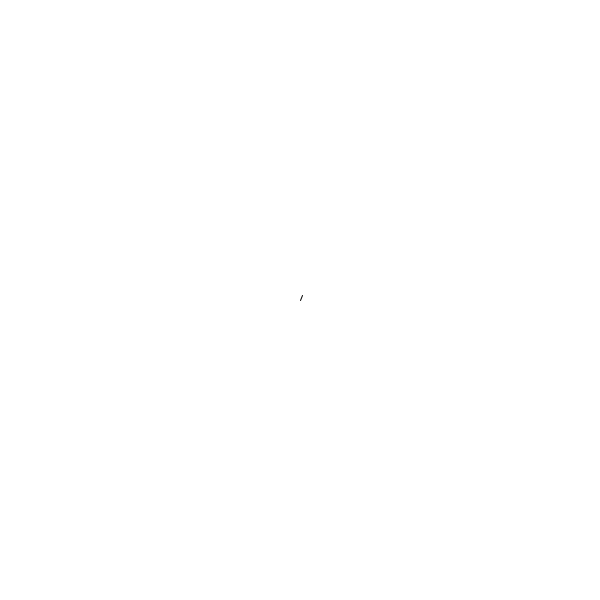
Frame 1 (no input)
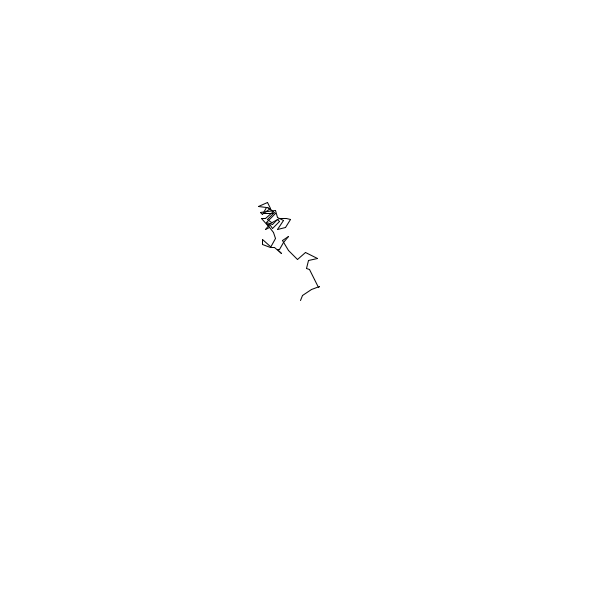
Frame 60 (the mouse pressed at the canvas centre just before this capture)
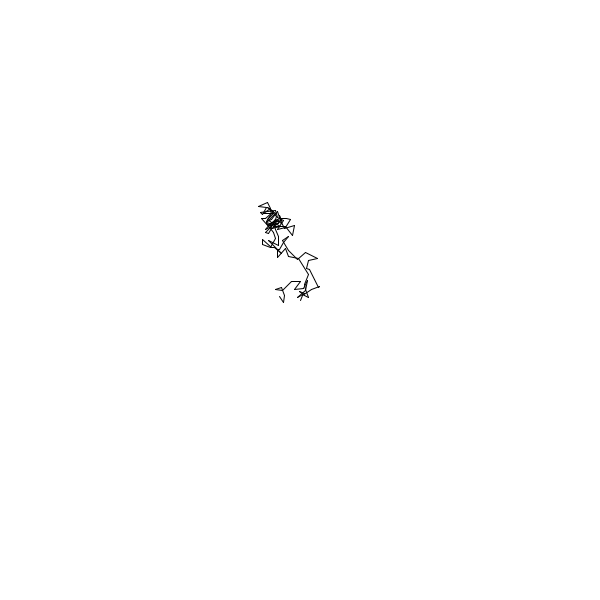
Frame 120 (the mouse held since frame 60 and released just before this capture)

The Processing sketch that drew these frames (run headless with seeded random() and noise(); from frame 60 on, the mouse is pressed at the canvas centre):

// Processing sketch: processing_112221
// ── processing_112221.pde

float x; 
float y;
float previousX;  
float previousY; 


void setup(){
  size(600,600);
  x=width/2;
  y=height/2;
  background(255);
}

void draw(){
  drawLine();
}

void drawLine(){
  previousX = x;
  previousY = y;
  x = x+random(-10,10);
  y = y+random(-10,10);
  line(x,y,previousX,previousY);
}
